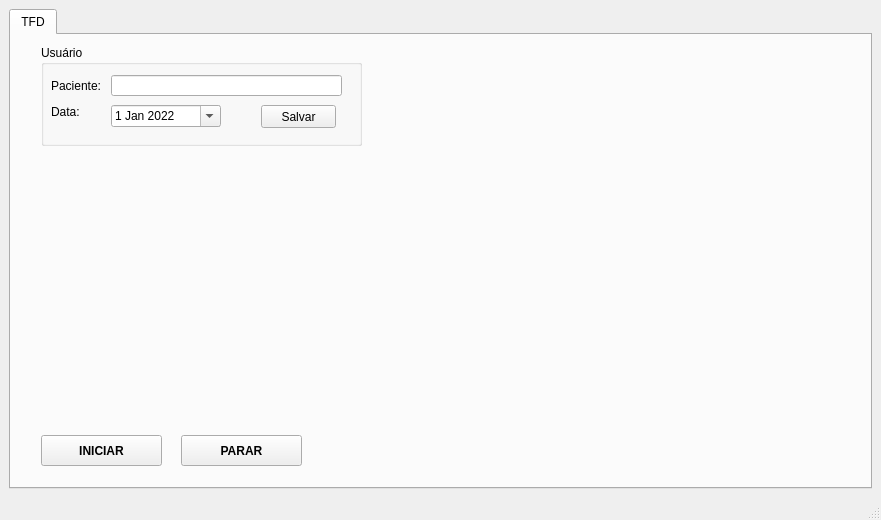
<?xml version="1.0" encoding="UTF-8"?>
<ui version="4.0">
 <class>MainWindow</class>
 <widget class="QMainWindow" name="MainWindow">
  <property name="geometry">
   <rect>
    <x>0</x>
    <y>0</y>
    <width>881</width>
    <height>520</height>
   </rect>
  </property>
  <property name="windowTitle">
   <string>TFD</string>
  </property>
  <widget class="QWidget" name="centralwidget">
   <layout class="QHBoxLayout" name="horizontalLayout">
    <item>
     <widget class="QTabWidget" name="tabWidget">
      <property name="tabShape">
       <enum>QTabWidget::Rounded</enum>
      </property>
      <property name="currentIndex">
       <number>0</number>
      </property>
      <property name="tabBarAutoHide">
       <bool>false</bool>
      </property>
      <widget class="QWidget" name="tab_1">
       <attribute name="title">
        <string>TFD</string>
       </attribute>
       <widget class="QPushButton" name="btnIniciar">
        <property name="geometry">
         <rect>
          <x>30</x>
          <y>400</y>
          <width>121</width>
          <height>31</height>
         </rect>
        </property>
        <property name="font">
         <font>
          <weight>75</weight>
          <bold>true</bold>
         </font>
        </property>
        <property name="styleSheet">
         <string notr="true">selection-background-color: rgb(0, 170, 0);</string>
        </property>
        <property name="text">
         <string>INICIAR</string>
        </property>
       </widget>
       <widget class="QPushButton" name="btnParar">
        <property name="geometry">
         <rect>
          <x>170</x>
          <y>400</y>
          <width>121</width>
          <height>31</height>
         </rect>
        </property>
        <property name="font">
         <font>
          <weight>75</weight>
          <bold>true</bold>
         </font>
        </property>
        <property name="text">
         <string>PARAR</string>
        </property>
       </widget>
       <widget class="QGroupBox" name="groupBox">
        <property name="geometry">
         <rect>
          <x>30</x>
          <y>10</y>
          <width>321</width>
          <height>101</height>
         </rect>
        </property>
        <property name="font">
         <font>
          <pointsize>9</pointsize>
         </font>
        </property>
        <property name="title">
         <string>Usuário</string>
        </property>
        <widget class="QLabel" name="data">
         <property name="geometry">
          <rect>
           <x>10</x>
           <y>60</y>
           <width>47</width>
           <height>13</height>
          </rect>
         </property>
         <property name="font">
          <font>
           <pointsize>9</pointsize>
          </font>
         </property>
         <property name="text">
          <string>Data:</string>
         </property>
        </widget>
        <widget class="QPushButton" name="salvar">
         <property name="geometry">
          <rect>
           <x>220</x>
           <y>60</y>
           <width>75</width>
           <height>23</height>
          </rect>
         </property>
         <property name="text">
          <string>Salvar</string>
         </property>
        </widget>
        <widget class="QLabel" name="paciente">
         <property name="geometry">
          <rect>
           <x>10</x>
           <y>30</y>
           <width>51</width>
           <height>21</height>
          </rect>
         </property>
         <property name="font">
          <font>
           <pointsize>9</pointsize>
          </font>
         </property>
         <property name="text">
          <string>Paciente:</string>
         </property>
        </widget>
        <widget class="QLineEdit" name="pacienteinput">
         <property name="geometry">
          <rect>
           <x>70</x>
           <y>30</y>
           <width>231</width>
           <height>21</height>
          </rect>
         </property>
        </widget>
        <widget class="QDateEdit" name="dateinput">
         <property name="geometry">
          <rect>
           <x>70</x>
           <y>60</y>
           <width>110</width>
           <height>22</height>
          </rect>
         </property>
         <property name="autoFillBackground">
          <bool>false</bool>
         </property>
         <property name="frame">
          <bool>true</bool>
         </property>
         <property name="buttonSymbols">
          <enum>QAbstractSpinBox::NoButtons</enum>
         </property>
         <property name="specialValueText">
          <string/>
         </property>
         <property name="showGroupSeparator" stdset="0">
          <bool>false</bool>
         </property>
         <property name="dateTime">
          <datetime>
           <hour>0</hour>
           <minute>0</minute>
           <second>0</second>
           <year>2022</year>
           <month>1</month>
           <day>1</day>
          </datetime>
         </property>
         <property name="calendarPopup">
          <bool>true</bool>
         </property>
         <property name="date">
          <date>
           <year>2022</year>
           <month>1</month>
           <day>1</day>
          </date>
         </property>
        </widget>
       </widget>
       <widget class="MplWidget" name="mpl_container" native="true">
        <property name="geometry">
         <rect>
          <x>350</x>
          <y>20</y>
          <width>491</width>
          <height>421</height>
         </rect>
        </property>
        <property name="layoutDirection">
         <enum>Qt::RightToLeft</enum>
        </property>
        <property name="styleSheet">
         <string notr="true"/>
        </property>
       </widget>
       <widget class="QLabel" name="image">
        <property name="geometry">
         <rect>
          <x>6</x>
          <y>132</y>
          <width>341</width>
          <height>251</height>
         </rect>
        </property>
        <property name="text">
         <string/>
        </property>
        <property name="scaledContents">
         <bool>true</bool>
        </property>
       </widget>
      </widget>
     </widget>
    </item>
   </layout>
  </widget>
  <widget class="QStatusBar" name="statusbar"/>
 </widget>
 <customwidgets>
  <customwidget>
   <class>MplWidget</class>
   <extends>QWidget</extends>
   <header>mplwidget</header>
   <container>1</container>
  </customwidget>
 </customwidgets>
 <resources/>
 <connections/>
</ui>
